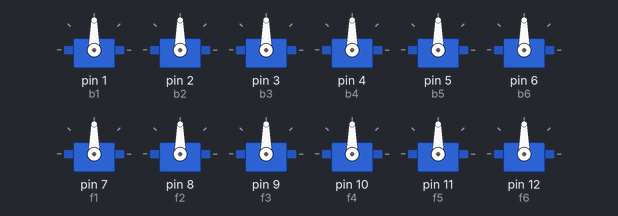
Bench run of a sketch on a simulated Arduino Uno, built with avr-gcc and run on an emulated ATmega328P. On the bench: 12 × servo.

Above: at 0.1 s.
At 4.37 s:
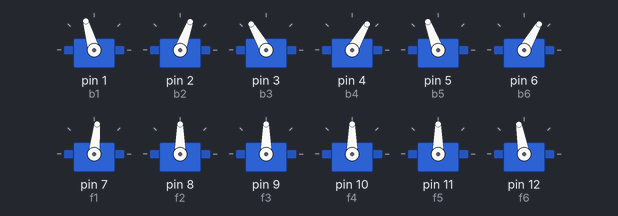
At 10.08 s:
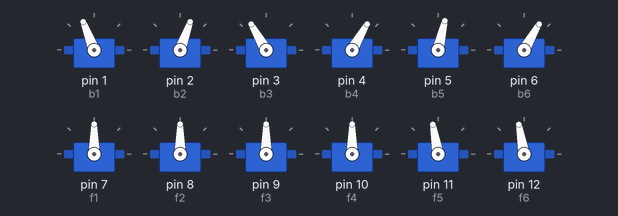
At 19.98 s:
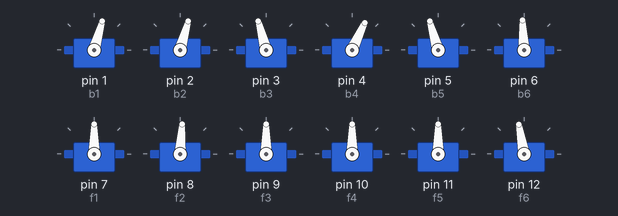
At 29.89 s:
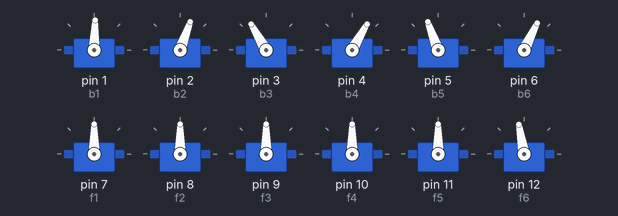
At 39.79 s:
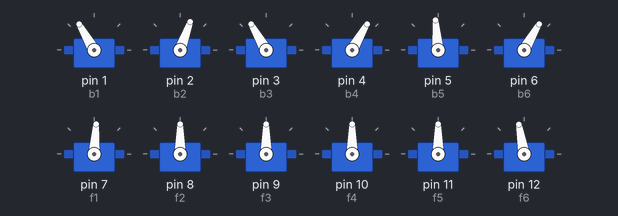
Timing chart, 0 to 40.0 s (numbered marks = the images above):
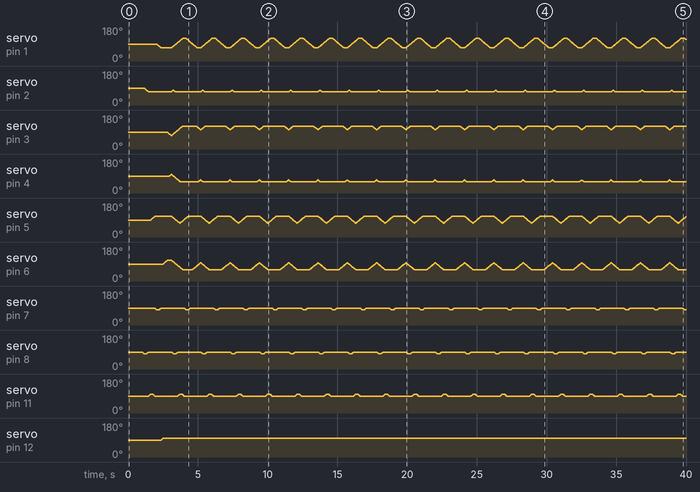

The sketch:

hex_walking.pde
```cpp
#include <VarSpeedServo.h>
VarSpeedServo b1;
VarSpeedServo b2;
VarSpeedServo b3;
VarSpeedServo b4;
VarSpeedServo b5;
VarSpeedServo b6;
VarSpeedServo f1;
VarSpeedServo f2;
VarSpeedServo f3;
VarSpeedServo f4;
VarSpeedServo f5;
VarSpeedServo f6;
int n=90,l=10,m=20,b=30,x=150;
void setup()
{
 b1.attach(1);
 b2.attach(2);
 b3.attach(3);
 b4.attach(4);
 b5.attach(5);
 b6.attach(6);
 f1.attach(7);
 f2.attach(8);
 f3.attach(9);
 f4.attach(10);
 f5.attach(11);
 f6.attach(12);
 b1.slowmove(n,40);
 b2.slowmove(n,40);
 b3.slowmove(n,40);
 b4.slowmove(n,40);
 b5.slowmove(n,40);
 b6.slowmove(n,40);
 f1.slowmove(n,40);
 f2.slowmove(n,40);
 f3.slowmove(n,40);
 f4.slowmove(n,40);
 f5.slowmove(n,40);
 f6.slowmove(n,40);
 delay(1000);
}
void loop()
{
 f2.slowmove(n-l,40);
 delay(x);
 b2.slowmove(n-m,40);
 delay(x);
 f2.slowmove(n,40);
 delay(x);

 f5.slowmove(n+l,40);
 delay(x);
 b5.slowmove(n+m,40);
 delay(x);
 f5.slowmove(n,40);
 delay(x);

 f1.slowmove(n-l,40);
 delay(x);
 b1.slowmove(n-m,40);
 delay(x);
 f1.slowmove(n,40);
 delay(x);

 f6.slowmove(n+l,40);
 delay(x);
 b6.slowmove(n+m,40);
 delay(x);
 f6.slowmove(n+l,40);
 delay(x);

 b3.slowmove(n-m,40);
 delay(x);
 b4.slowmove(n+m,40);
 delay(x);

 b1.slowmove(n+b,40);
 b2.slowmove(n+b,40);
 b3.slowmove(n+b,40);
 b4.slowmove(n-b,40);
 b5.slowmove(n-b,40);
 b6.slowmove(n-b,40);
}
```

Measured:
- by itself, servo on pin 12 (f6): 90° → 100° at 2.4 s
- by itself, servo on pin 11 (f5): repeats every 2.1 s: 92° 0.02 s, 94° 0.02 s, 95° 0.02 s, 96° 0.02 s, 97° 0.03 s, 99° 0.02 s, 100° 0.15 s, 99° 0.02 s, 98° 0.02 s, 96° 0.02 s, 95° 0.02 s, 94° 0.02 s, 93° 0.02 s, 91° 0.02 s, 90° 1.7 s, 91° 0.02 s
- by itself, servo on pin 7 (f1), servo on pin 8 (f2): repeats every 2.1 s: 86° 0.02 s, 85° 0.02 s, 84° 0.02 s, 83° 0.02 s, 81° 0.02 s, 80° 0.18 s, 81° 0.02 s, 82° 0.02 s, 84° 0.02 s, 85° 0.02 s, 86° 0.02 s, 87° 0.02 s, 89° 0.02 s, 90° 1.7 s, 89° 0.02 s, 88° 0.02 s
